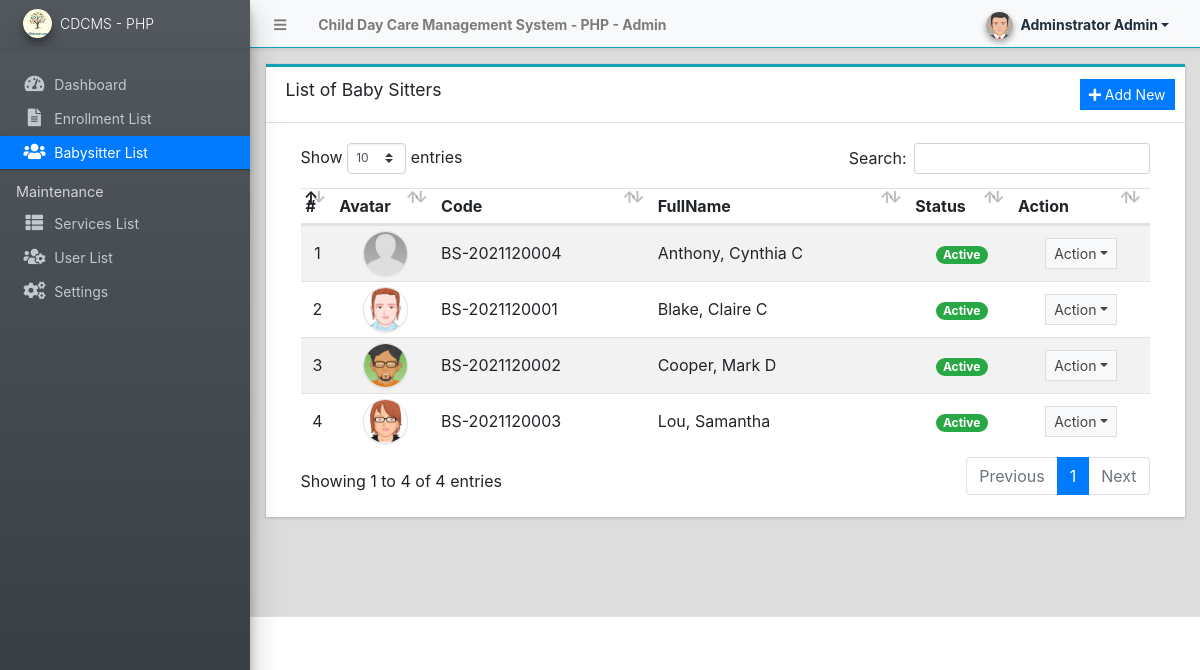
Page /admin/?page=babysitters (signed in) on the committed database.
### tables this page shows
CREATE TABLE `babysitter_list` (
  `id` int(30) NOT NULL,
  `code` varchar(50) NOT NULL DEFAULT '50',
  `fullname` text NOT NULL,
  `status` tinyint(1) NOT NULL DEFAULT 1,
  `date_created` datetime NOT NULL DEFAULT current_timestamp(),
  `date_updated` datetime DEFAULT current_timestamp() ON UPDATE current_timestamp()
);

### config.php (called while the page is built, shortened)
<?php
function validate_image($file){
	if(!empty($file)){
        $ex = explode('?',$file);
        $file = $ex[0];
        $param =  isset($ex[1]) ? '?'.$ex[1]  : '';
		if(is_file(base_app.$file)){
			return base_url.$file.$param;
		}else{
			return base_url.'dist/img/no-image-available.png';
		}
	}else{
		return base_url.'dist/img/no-image-available.png';
	}
}
?>

### admin/babysitters/index.php (the view, shortened to what this page needs)
<div class="card card-outline card-info rounded-0">
	<div class="card-header">
		<h3 class="card-title">List of Baby Sitters</h3>
		<div class="card-tools">
			<a href="./?page=babysitters/manage_babysitter" class="btn btn-flat btn-primary btn-sm"><i class="fa fa-plus"></i> Add New</a>
		</div>
	</div>
	<div class="card-body">
		<div class="container-fluid">
        <div class="container-fluid">
			<table class="table table-hover table-striped">
				<!-- <colgroup>
					<col width="5%">
					<col width="10%">
					<col width="20%">
					<col width="20%">
					<col width="15%">
					<col width="15%">
					<col width="10%">
				</colgroup> -->
				<thead>
					<tr>
						<th>#</th>
						<th>Avatar</th>
						<th>Code</th>
						<th>FullName</th>
						<th>Status</th>
						<th>Action</th>
					</tr>
				</thead>
				<tbody>
					<?php
						$i = 1;
						$qry = $conn->query("SELECT * from `babysitter_list`  order by fullname asc ");
						while($row = $qry->fetch_assoc()):
					?>
						<tr>
							<td class="text-center"><?php echo $i++; ?></td>
							<td class="text-center"><img src="<?php echo validate_image(isset($row['id']) ? "uploads/babysitters/{$row['id']}.png" : "").(isset($row['date_updated']) ? "?v=".strtotime($row['date_updated']) : "") ?>" class="img-avatar img-thumbnail p-0 border-2" alt="user_avatar"></td>
							<td><?php echo ($row['code']) ?></td>
							<td><?php echo ucwords($row['fullname']) ?></td>
							<td class="text-center">
								<?php if($row['status'] == 1): ?>
									<span class="badge badge-pill badge-success">Active</span>
								<?php else: ?>
								<span class="badge badge-pill badge-primary">Inactive</span>
								<?php endif; ?>
							</td>
							<td align="center">
								 <button type="button" class="btn btn-flat btn-default btn-sm dropdown-toggle dropdown-icon" data-toggle="dropdown">
				                  		Action
				                  </button>
							</td>
						</tr>
					<?php endwhile; ?>
				</tbody>
			</table>
		</div>
		</div>
	</div>
</div>

### admin/babysitters/index.php (style rules this page uses)
.img-avatar { width:45px; height:45px; object-fit:cover; object-position:center center; border-radius:100%; }

### rows in the picture
babysitter_list: shows a picture, code "BS-2021120004", fullname "Anthony, Cynthia C", status "Active"
babysitter_list: shows a picture, code "BS-2021120001", fullname "Blake, Claire C", status "Active"
babysitter_list: shows a picture, code "BS-2021120002", fullname "Cooper, Mark D", status "Active"
babysitter_list: shows a picture, code "BS-2021120003", fullname "Lou, Samantha", status "Active"

### other values in the picture
$_settings->info('name') "Child Day Care Management System - PHP"
$_settings->userdata('firstname').' '.$_settings->userdata('lastname') "Adminstrator Admin"
$_settings->info('short_name') "CDCMS - PHP"
